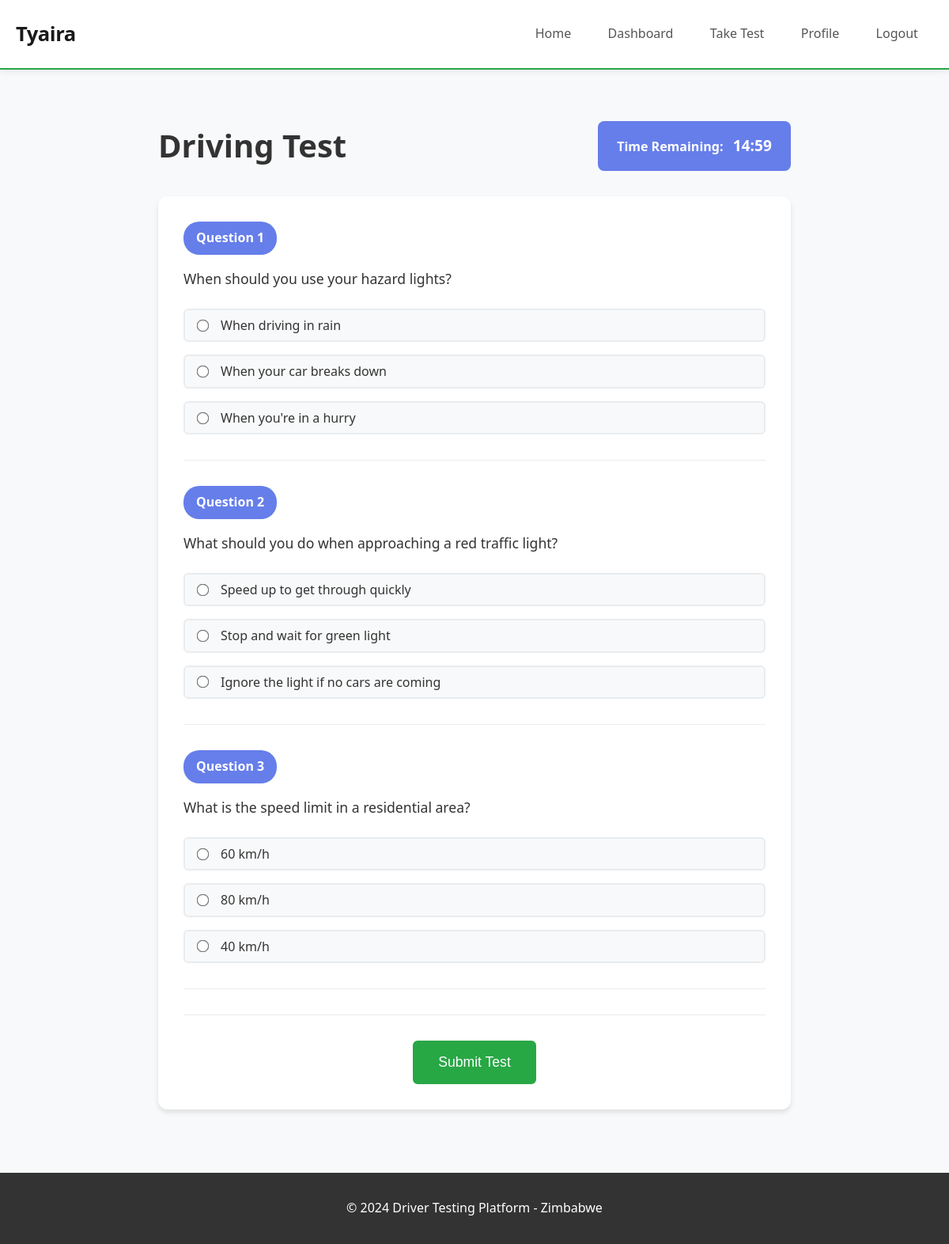
The app's page /take_test (signed in) with its own data.
### app.py (models this page shows)
class Question(db.Model):
    id = db.Column(db.Integer, primary_key=True)
    question_text = db.Column(db.Text, nullable=False)
    option_a = db.Column(db.String(200), nullable=False)
    option_b = db.Column(db.String(200), nullable=False)
    option_c = db.Column(db.String(200), nullable=False)
    correct_answer = db.Column(db.String(1), nullable=False)
    category = db.Column(db.String(50), nullable=False)

### app.py (the view, shortened to what this page needs)
@app.route('/take_test')
@login_required
def take_test():
    questions = Question.query.limit(5).all()  # 5 questions for demo
    random.shuffle(questions)
    return render_template('test.html', questions=questions)

### app.py (called while the page is built)
@login_manager.user_loader
def load_user(user_id):
    return User.query.get(int(user_id))

### templates/test.html (shortened to what this page needs)
{% extends "base.html" %}
{% block content %}
<div class="test-container">
    <div class="test-header">
        <h1>Driving Test</h1>
        <div class="test-timer">
            <span>Time Remaining: </span>
            <span id="timer" class="timer">15:00</span>
        </div>
    </div>
    <form id="test-form" class="test-form">
        {% for question in questions %}
        <div class="question-container" data-question-id="{{ question.id }}">
            <div class="question-number">Question {{ loop.index }}</div>
            <div class="question-text">
                <p>{{ question.question_text }}</p>
            </div>
            <div class="options">
                <label class="option">
                    <input type="radio" name="q{{ question.id }}" value="A" required>
                    <span class="option-text">{{ question.option_a }}</span>
                </label>
                <label class="option">
                    <input type="radio" name="q{{ question.id }}" value="B" required>
                    <span class="option-text">{{ question.option_b }}</span>
                </label>
                <label class="option">
                    <input type="radio" name="q{{ question.id }}" value="C" required>
                    <span class="option-text">{{ question.option_c }}</span>
                </label>
            </div>
        </div>
        {% endfor %}
        <div class="test-submit">
            <button type="submit" class="btn btn-primary btn-large">Submit Test</button>
        </div>
    </form>
</div>
{% endblock %}

### static/style.css (style rules this page uses)
* { margin: 0; padding: 0; box-sizing: border-box; }
body { font-family: 'Segoe UI', Tahoma, Geneva, Verdana, sans-serif; line-height: 1.6; color: #333; background-color: #f8f9fa; }
.btn { display: inline-block; padding: 14px 28px; text-decoration: none; border-radius: 6px; font-weight: 500; text-align: center; transition: all 0.2s ease; border: 2px solid transparent; cursor: pointer; font-size: 1rem; }
.btn-primary { background: #28a745; color: white; border-color: #28a745; }
.btn-large { padding: 15px 30px; font-size: 1.1rem; }
.question-text { font-size: 1.2rem; margin-bottom: 1.5rem; color: #333; font-weight: 500; }
.options { display: flex; flex-direction: column; gap: 1rem; }
.test-container { max-width: 800px; margin: 0 auto; padding: 2rem 0; }
.test-header { display: flex; justify-content: space-between; align-items: center; margin-bottom: 2rem; flex-wrap: wrap; gap: 1rem; }
.test-header h1 { color: #333; font-size: 2.5rem; }
.test-timer { background: #667eea; color: white; padding: 1rem 1.5rem; border-radius: 8px; font-weight: 600; }
.timer { font-size: 1.2rem; margin-left: 0.5rem; }
.test-form { background: white; padding: 2rem; border-radius: 12px; box-shadow: 0 4px 6px rgba(0,0,0,0.1); }
.question-container { margin-bottom: 2rem; padding-bottom: 2rem; border-bottom: 1px solid #e9ecef; }
.question-number { background: #667eea; color: white; display: inline-block; padding: 0.5rem 1rem; border-radius: 20px; margin-bottom: 1rem; font-weight: 600; }
.question-text p { font-size: 1.1rem; margin-bottom: 1.5rem; line-height: 1.6; }
.option { display: flex; align-items: center; padding: 1rem; border: 2px solid #e9ecef; border-radius: 8px; cursor: pointer; transition: all 0.3s ease; }
.option input[type="radio"] { margin-right: 1rem; transform: scale(1.2); }
.option-text { font-size: 1rem; line-height: 1.4; }
.test-submit { text-align: center; margin-top: 2rem; padding-top: 2rem; border-top: 1px solid #e9ecef; }
.question-text { font-size: 1.1rem; margin-bottom: 1rem; line-height: 1.6; }
.option { background: #f8f9fa; padding: 0.5rem 1rem; border-radius: 6px; font-size: 0.9rem; }

### records on screen
Question: question_text "When should you use your hazard lights?", option_a "When driving in rain", option_b "When your car breaks down", option_c "When you're in a hurry"
Question: question_text "What should you do when approaching a red traffic light?", option_a "Speed up to get through quickly", option_b "Stop and wait for green light", option_c "Ignore the light if no cars are coming"
Question: question_text "What is the speed limit in a residential area?", option_a "60 km/h", option_b "80 km/h", option_c "40 km/h"
